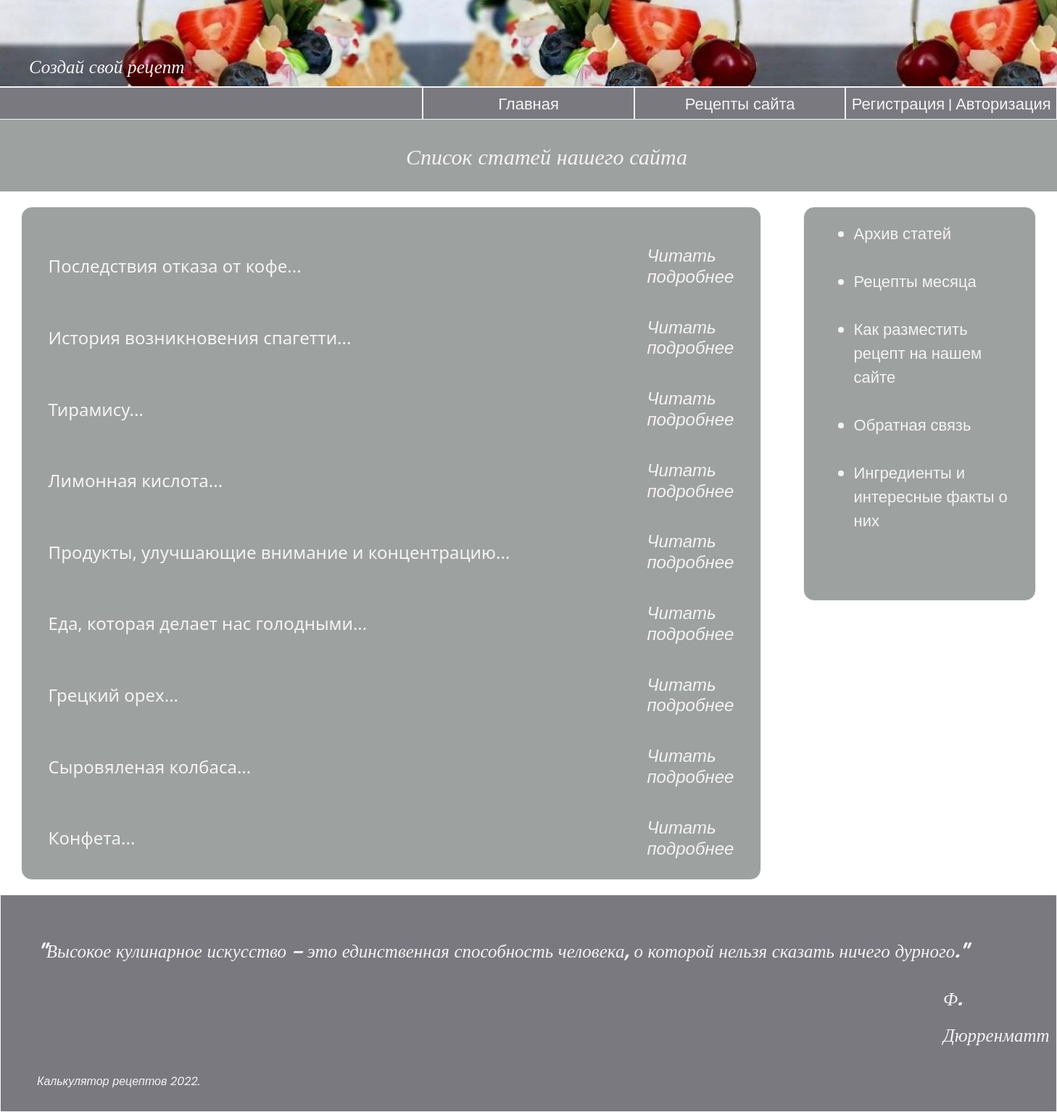
Screenshot of /db_recipes/articles with the database file from the repository.
### db_recipes/models.py (models this page shows, shortened)
class Article(models.Model):
    title = models.CharField (max_length=100, verbose_name='Название статьи')
    article = models.TextField(max_length=5000, verbose_name='Статья')
    seal = models.CharField (max_length=100, verbose_name='Текущая статья', default='no')
    class Meta:
        db_table='article'
        verbose_name='Статья'
        verbose_name_plural = 'Статьи'

### db_recipes/views.py (the view)
# urls.py: path('articles', views.articles, name='articles'),
def articles(request):
    list = Article.objects.filter(seal='no').order_by('-id')
    return render(request, 'db_recipes/articles.html', {'list':list})

### db_recipes/templates/db_recipes/articles.html
{% extends 'main/layout.html' %}
{% block greeting%} Список статей нашего сайта {% endblock %}
{% block content%}
<div id="main">
{% for el in list%}
      <table>
          <tbody>
             <tr>
                <td class="table-cell-ing"> <h4>{{ el.title }}...</h4></td>
                <td> <a href={% url 'articles_detail' el.id %} class="aside-link"'><h4><i>Читать подробнее</i></h4></a></td>
                 <br>
             </tr>
          </tbody>
      </table>{% endfor %}
  </div>
{% endblock %}

### main/static/main/css/main.css (style rules this page uses)
* { margin: 0; padding: 0; }
#main, .aside { margin-top: 20px; border: 1px solid #f5f3f4; opacity: 100%; background:#9da1a0; margin-left: 2%; border-radius: 15px; }
#main { width:70%; color: #f5f3f4; font-size: 22px; text-align:justify; float: left; padding: 20px 2.5%; }
.aside-link , .head-link { text-decoration: none; color: #f5f3f4; font-size: 22px; font-family: 'Poppins', sans-serif; }
.table-cell-ing { width:900px; font-size:20px }

### rows the page displays
Article: title "Последствия отказа от кофе"
Article: title "История возникновения спагетти"
Article: title "Тирамису"
Article: title "Лимонная кислота"
Article: title "Продукты, улучшающие внимание и концентрацию"
Article: title "Еда, которая делает нас голодными"
Article: title "Грецкий орех"
Article: title "Сыровяленая колбаса"
Article: title "Конфета"
